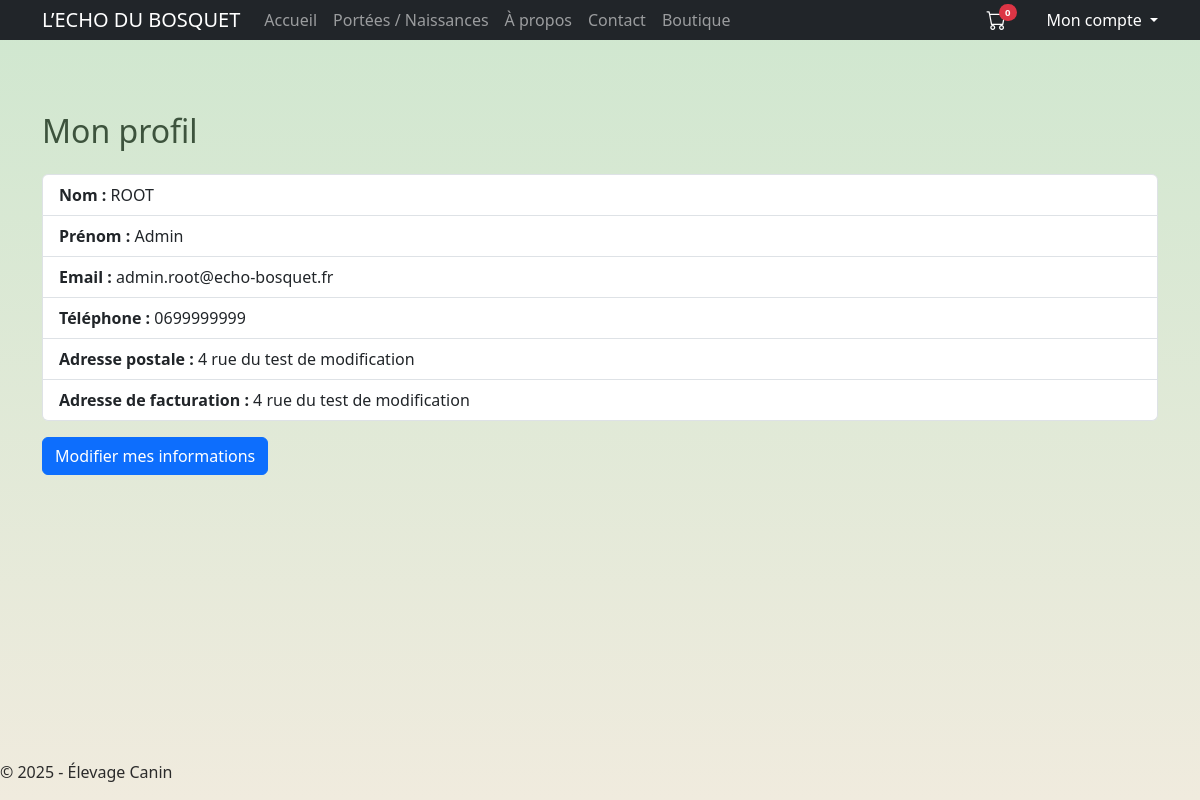
Screenshot of /comptes/profil/ (signed in) with the database file from the repository.
### comptes/models.py (models this page shows, shortened)
class CustomUser(AbstractUser):
    prenom = models.CharField(max_length=150)
    nom = models.CharField(max_length=150)
    telephone = models.CharField(max_length=20, blank=True)
    adresse_postale = models.TextField(blank=True)
    adresse_facturation = models.TextField(blank=True)
    date_inscription = models.DateTimeField(auto_now_add=True)
    newsletter = models.BooleanField(default=False)
    civilite = models.CharField(max_length=10, choices=[('M', 'Monsieur'), ('Mme', 'Madame')], blank=True)
    email = models.EmailField(unique=True)
    EMAIL_FIELD = 'email'
    USERNAME_FIELD = 'email'
    REQUIRED_FIELDS = ['username']  # obligatoire pour héritage d’AbstractUser

### comptes/views.py (the view)
# urls.py: path('profil/', views.profil_view, name='profil'),
@login_required
def profil_view(request):
    utilisateur = request.user
    return render(request, 'comptes/profil.html', {'utilisateur': utilisateur})

### comptes/templates/comptes/profil.html (shortened to what this page needs)
{% extends 'base.html' %}
{% block content %}
<div class="container mt-5">
  <h2 class="mb-4">Mon profil</h2>
  <ul class="list-group">
    <li class="list-group-item"><strong>Nom :</strong> {{ utilisateur.nom }}</li>
    <li class="list-group-item"><strong>Prénom :</strong> {{ utilisateur.prenom }}</li>
    <li class="list-group-item"><strong>Email :</strong> {{ utilisateur.email }}</li>
    <li class="list-group-item"><strong>Téléphone :</strong> {{ utilisateur.telephone }}</li>
    <li class="list-group-item"><strong>Adresse postale :</strong> {{ utilisateur.adresse_postale|linebreaksbr }}</li>
    <li class="list-group-item"><strong>Adresse de facturation :</strong> {{ utilisateur.adresse_facturation|linebreaksbr }}</li>
  </ul>
  <a href="{% url 'profil_modifier' %}" class="btn btn-primary mt-3">Modifier mes informations</a>
</div>
{% endblock %}

### elevage_site/static/css/style.css (style rules this page uses)
body { background: linear-gradient(to bottom, #cfe7cf, #f0ebde); font-family: 'Segoe UI', sans-serif; color: #2b2b2b; margin: 0; padding: 0; }
h1, h2, h3 { color: #3d533d; }

### rows the page displays
CustomUser: nom "ROOT", prenom "Admin", email "admin.root@echo-bosquet.fr", telephone "0699999999", adresse_postale "4 rue du test de modification", adresse_facturation "4 rue du test de modification"
